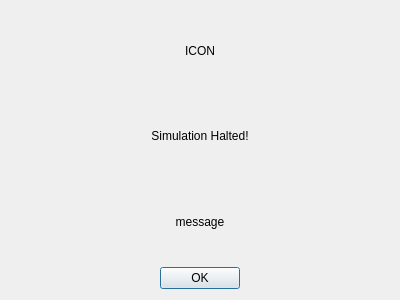
<?xml version="1.0" encoding="UTF-8"?>
<ui version="4.0">
 <class>HaltDialog</class>
 <widget class="QDialog" name="HaltDialog">
  <property name="geometry">
   <rect>
    <x>0</x>
    <y>0</y>
    <width>400</width>
    <height>300</height>
   </rect>
  </property>
  <property name="windowTitle">
   <string>Dialog</string>
  </property>
  <layout class="QGridLayout" name="gridLayout">
   <item row="0" column="0">
    <layout class="QVBoxLayout" name="verticalLayout_2">
     <item>
      <widget class="QLabel" name="iconLabel">
       <property name="text">
        <string>ICON</string>
       </property>
       <property name="alignment">
        <set>Qt::AlignmentFlag::AlignCenter</set>
       </property>
      </widget>
     </item>
     <item>
      <widget class="QLabel" name="titleLabel">
       <property name="text">
        <string>Simulation Halted!</string>
       </property>
       <property name="alignment">
        <set>Qt::AlignmentFlag::AlignCenter</set>
       </property>
      </widget>
     </item>
     <item>
      <widget class="QLabel" name="messageLabel">
       <property name="text">
        <string>message</string>
       </property>
       <property name="alignment">
        <set>Qt::AlignmentFlag::AlignCenter</set>
       </property>
      </widget>
     </item>
     <item>
      <widget class="QDialogButtonBox" name="buttonBox">
       <property name="standardButtons">
        <set>QDialogButtonBox::StandardButton::Ok</set>
       </property>
       <property name="centerButtons">
        <bool>true</bool>
       </property>
      </widget>
     </item>
    </layout>
   </item>
  </layout>
 </widget>
 <resources/>
 <connections/>
</ui>
